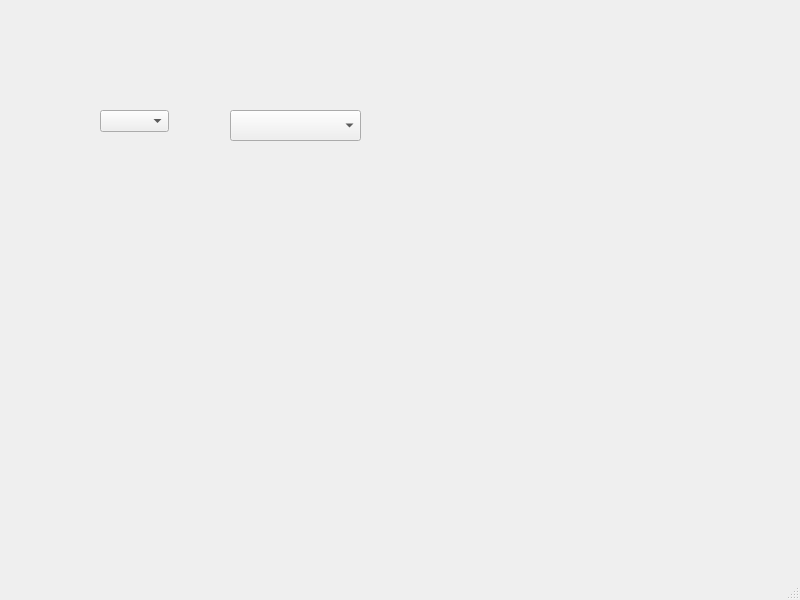
<?xml version="1.0" encoding="UTF-8"?>
<ui version="4.0">
 <class>MainWindow</class>
 <widget class="QMainWindow" name="MainWindow">
  <property name="geometry">
   <rect>
    <x>0</x>
    <y>0</y>
    <width>800</width>
    <height>600</height>
   </rect>
  </property>
  <property name="windowTitle">
   <string>MainWindow</string>
  </property>
  <widget class="QWidget" name="centralwidget">
   <widget class="QComboBox" name="comboBoxA">
    <property name="geometry">
     <rect>
      <x>100</x>
      <y>110</y>
      <width>69</width>
      <height>22</height>
     </rect>
    </property>
   </widget>
   <widget class="MyComboBox" name="comboBoxB">
    <property name="geometry">
     <rect>
      <x>230</x>
      <y>110</y>
      <width>131</width>
      <height>31</height>
     </rect>
    </property>
   </widget>
  </widget>
  <widget class="QMenuBar" name="menubar">
   <property name="geometry">
    <rect>
     <x>0</x>
     <y>0</y>
     <width>800</width>
     <height>21</height>
    </rect>
   </property>
  </widget>
  <widget class="QStatusBar" name="statusbar"/>
 </widget>
 <customwidgets>
  <customwidget>
   <class>MyComboBox</class>
   <extends>QComboBox</extends>
   <header>MyComboBox.h</header>
  </customwidget>
 </customwidgets>
 <resources/>
 <connections/>
</ui>
